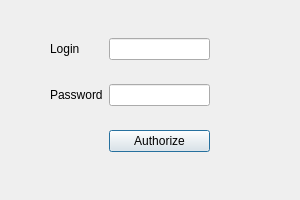
<?xml version="1.0" encoding="UTF-8"?>
<ui version="4.0">
 <class>auth_form</class>
 <widget class="QDialog" name="auth_form">
  <property name="geometry">
   <rect>
    <x>0</x>
    <y>0</y>
    <width>300</width>
    <height>200</height>
   </rect>
  </property>
  <property name="sizePolicy">
   <sizepolicy hsizetype="Fixed" vsizetype="Fixed">
    <horstretch>0</horstretch>
    <verstretch>0</verstretch>
   </sizepolicy>
  </property>
  <property name="minimumSize">
   <size>
    <width>300</width>
    <height>200</height>
   </size>
  </property>
  <property name="maximumSize">
   <size>
    <width>300</width>
    <height>200</height>
   </size>
  </property>
  <property name="windowTitle">
   <string>Dialog</string>
  </property>
  <widget class="QWidget" name="gridLayoutWidget">
   <property name="geometry">
    <rect>
     <x>50</x>
     <y>20</y>
     <width>160</width>
     <height>150</height>
    </rect>
   </property>
   <layout class="QGridLayout" name="gridLayout">
    <item row="0" column="1">
     <widget class="QLineEdit" name="edit_login"/>
    </item>
    <item row="2" column="1">
     <widget class="QPushButton" name="button_auth">
      <property name="text">
       <string>Authorize</string>
      </property>
     </widget>
    </item>
    <item row="1" column="1">
     <widget class="QLineEdit" name="edit_password"/>
    </item>
    <item row="0" column="0">
     <widget class="QLabel" name="label">
      <property name="text">
       <string>Login</string>
      </property>
     </widget>
    </item>
    <item row="1" column="0">
     <widget class="QLabel" name="label_2">
      <property name="text">
       <string>Password</string>
      </property>
     </widget>
    </item>
   </layout>
  </widget>
 </widget>
 <resources/>
 <connections/>
</ui>
